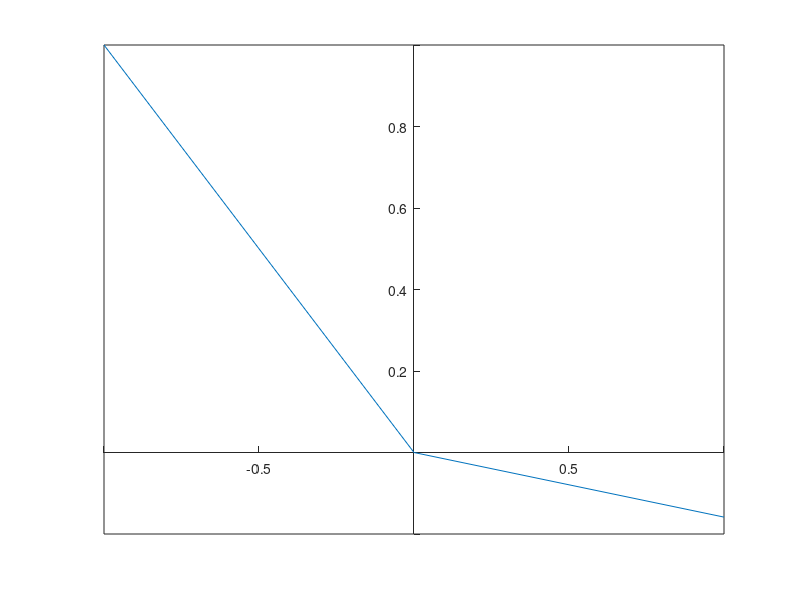

Write MATLAB code to recreate this figure.
clear; clc; close all; % limpa as variaves e texto do ambiente

%PARTE 1: Aplicar os 3 algoritimos em octave dentro de uma função para o facil acesso dos 3 metodos
function metodo_newton_raphson(func,dfunc,xr,es)

	ea = 100; iter = 0;

	while (1)
		printf("I:%d Raiz ~= %.10f EA: %.10f \n",iter,xr,ea);
		xr_velho = xr;

		xr = xr - func(xr)/dfunc(xr);

		iter = iter + 1;
		ea = abs((xr - xr_velho)/xr) * 100;
		if ea <= es
			printf("I:%d Raiz ~= %.10f EA: %.10f INFO: Criterio de parada satisfeito! \n",iter,xr,ea);
			break;
		endif;
	endwhile;

	printf("\n\n")

endfunction;

function secante_modificado(func,xr,es,fdp)

	ea = 100; iter = 0;

	while (1)
		printf("I:%d Raiz ~= %.10f EA: %.10f \n",iter,xr,ea);
		xr_velho = xr;

		xr = xr_velho - (fdp.*xr.*func(xr))./((func(xr+fdp.*xr))-func(xr));

		iter = iter + 1;
		ea = abs((xr - xr_velho)/xr) * 100;
		if ea <= es
			printf("I:%d Raiz ~= %.10f EA: %.10f INFO: Criterio de parada satisfeito! \n",iter,xr,ea);
			break;
		endif;
	endwhile;

	printf("\n\n")

endfunction;

function secante(func,x1,x2,es)

	ea = 100; iter = 0;

	while (1)
		printf("I:%d Raiz ~= %.10f EA: %.10f \n",iter,x1,ea);
		x1_velho = x2;
		raiz = x2 - ((func(x2).*(x1 - x2))./(func(x1)-func(x2)));
		iter = iter + 1;
		ea = abs((x1 - x1_velho)/x1) * 100;
		if ea <= es
			printf("I:%d Raiz ~= %.10f EA: %.10f INFO: Criterio de parada satisfeito! \n",iter,raiz,ea);
			break;
		endif;
		x1 = x2;
		x2 = raiz;
	endwhile;

	printf("\n\n")

endfunction;


%parte 2:Definindo Variaveis a serem utilizadas:

%=======================================================================
%VARIAVEIS DO EXERCICIO

funcao_exercicio = @(x) (sin(sqrt(x)) - x);
derivada_funcao_exercicio = @(x) (((cos(sqrt(x)))/(2.*sqrt(x))) - 1); % somente para metodo_newton_raphson

es = 0.0001; % 0.01% em forma decimal
estimativa_inicial = 0.5; % valor dado pelo exercicio

fracao_de_perturbacao = 10^-6; % somente para o metodo secante modificada
segunda_estimativa_inicial = 1; %somente para o metodo secante

%=======================================================================

%parte 3: Execução; Esse pedaço de codigo serve para rodar os diferentes metodos:

%usando as variaveis especificadas a cima
printf("Legenda:\n'I' > Iteracao.\n'EA' > Erro Aproximado.\nO criterio de parada utilizado é o do erro aproximado\nNo exercicio o valor do EA é de '0,01(por cento)' ou 0,0001 e forma decimal.\nLogo, o programa para quando EA <= 0.0001 em cada metodo.\n\n");
printf("	Metodo_Newton_Raphson:\n\n");
metodo_newton_raphson(funcao_exercicio,derivada_funcao_exercicio,estimativa_inicial,es);
printf("	Metodo_Secante_Modificada:\n\n");
secante_modificado(funcao_exercicio,estimativa_inicial,es,fracao_de_perturbacao);
printf("	Metodo_Secante:\n\n");
secante(funcao_exercicio,estimativa_inicial,segunda_estimativa_inicial,es);



vetor_plot =  -1:1:1;
plot(vetor_plot,funcao_exercicio(vetor_plot))
set(gca, 'XAxisLocation', 'origin', 'YAxisLocation', 'origin');